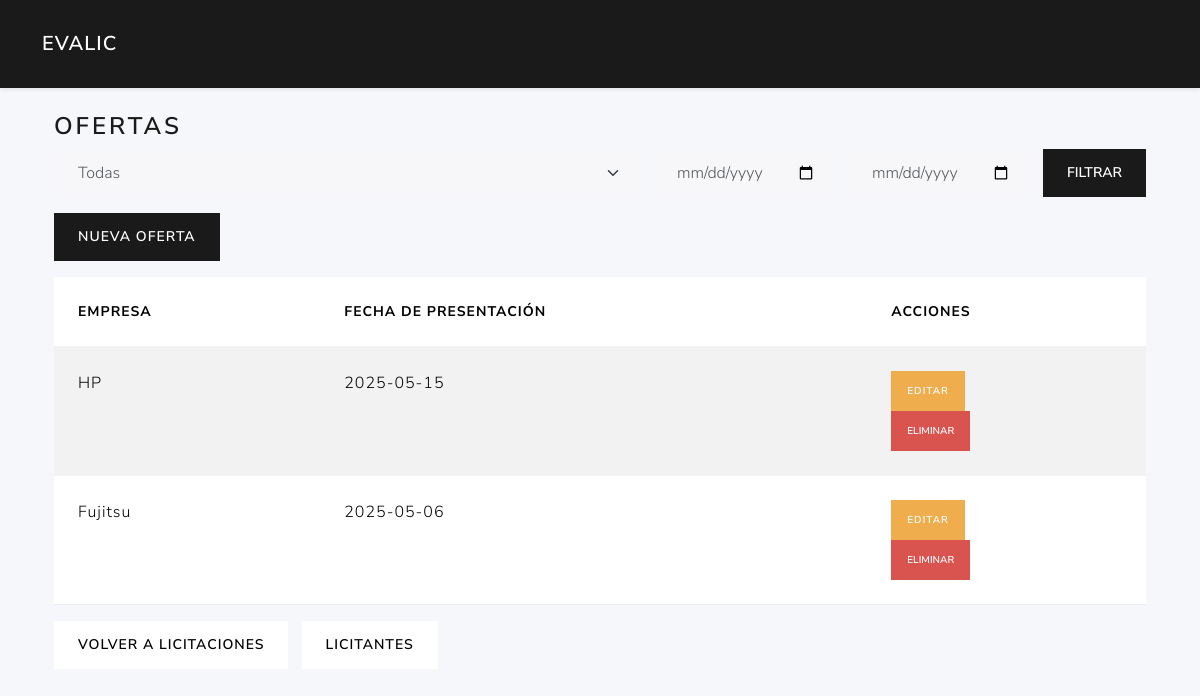
/ofertas/, run on an earlier commit of the app's database.
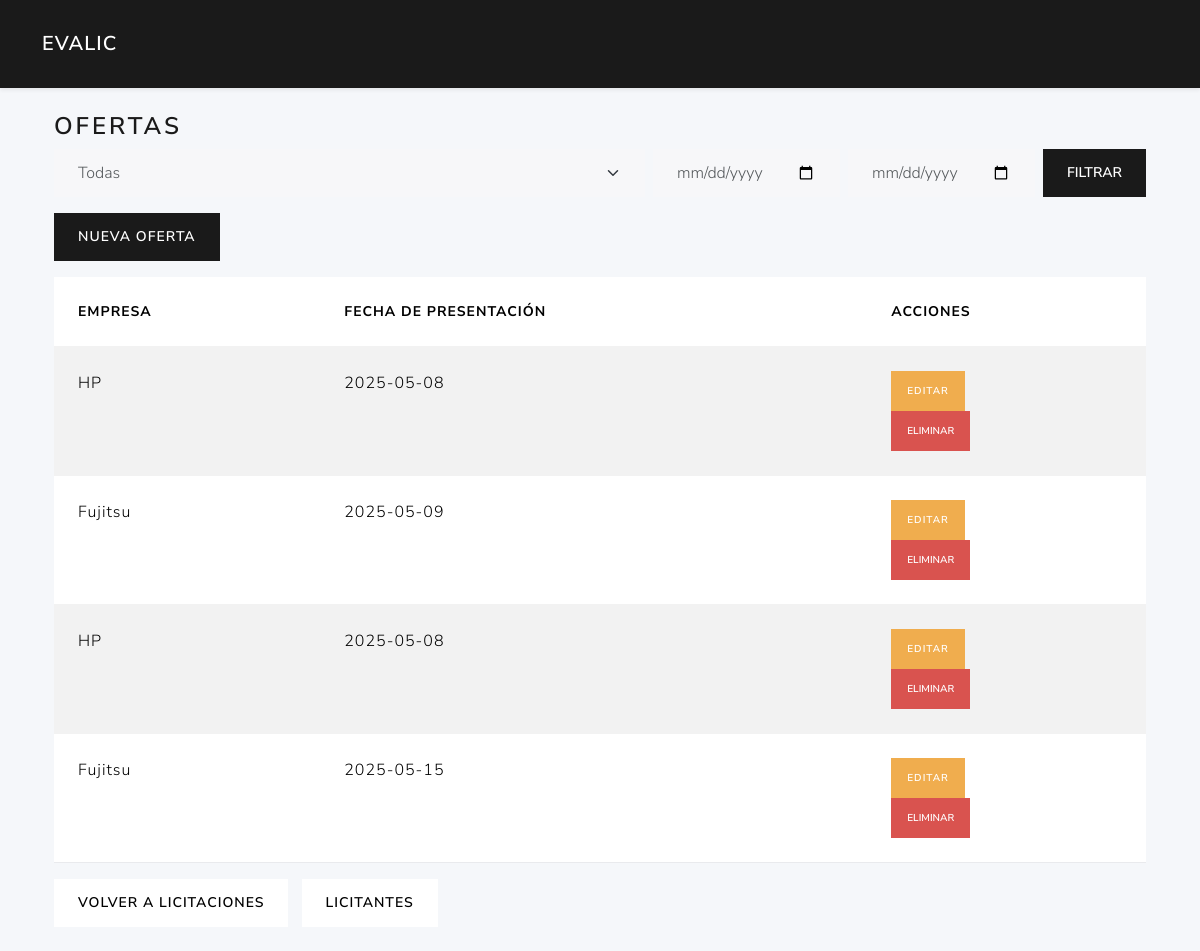
And on a later commit of the database.
### tables this page shows
CREATE TABLE ofertas (
        fechapresentacion TEXT NOT NULL,
        admitidasobre1 INTEGER,             
        licitacion_id INTEGER NOT NULL,
        licitante_id INTEGER NOT NULL,
        PRIMARY KEY (licitacion_id,licitante_id)                                       
        FOREIGN KEY (licitacion_id) REFERENCES licitaciones(id)
        FOREIGN KEY (licitante_id) REFERENCES licitantes(id)                                                           
    );

CREATE TABLE licitantes (
        id  INTEGER PRIMARY KEY AUTOINCREMENT,
        nombreempresa TEXT NOT NULL,
        cif text NOT NULL,
        direccion text,
        ciudad text,
        provincia text,
        telefono text,
        email text                                                                                                                            
    );

### routes/ofertas_routes.py (the view, shortened to what this page needs)
@ofertas_bp.route('/')
def index():
    licitacion_id = request.args.get('licitacion_id')
    all_ofertas = list_ofertas_logic(current_app, licitacion_id)
    ofertas     = all_ofertas
    filtro_empresa = request.args.get('filtro_empresa', '').strip()
    fecha_desde    = request.args.get('fecha_desde', '')
    fecha_hasta    = request.args.get('fecha_hasta', '')
    if filtro_empresa:
        ofertas = [
            o for o in ofertas
            if filtro_empresa.lower() in (o['nombreempresa'] or '').lower()
        ]
    empresas = sorted({o['nombreempresa'] for o in all_ofertas if o['nombreempresa']})
    return render_template(
        'ofertas/index.html',
        ofertas=ofertas,
        licitacion_id=licitacion_id,
        empresas=empresas,
        request=request
    )

### app.py (called while the page is built)
def create_app():
    app = Flask(__name__)
    app.permanent_session_lifetime = timedelta(hours=1)  # Sesión permanente por 1 hora
    app.config.from_object(Config)
    @app.context_processor
    def utility_processor():
        from flask import request, url_for
        def url_for_other_page(page):
            args = request.args.copy()
            args['page'] = page
            return url_for('licitaciones.index', **args)
        return dict(url_for_other_page=url_for_other_page)
    app.teardown_appcontext(close_connection)
    with app.app_context():
        init_db(app)
    app.register_blueprint(auth_bp)
    app.register_blueprint(user_bp)
    app.register_blueprint(licitaciones_bp)
    app.register_blueprint(ofertas_bp)
    app.register_blueprint(licitantes_bp)
    app.register_blueprint(evaluador_bp)
    app.register_blueprint(criterios_bp)
    return app

### models/dao.py (called while the page is built)
def close_connection(exception):
    db = getattr(g, '_database', None)
    if db is not None:
        db.close()

def get_db(app):
    if 'sqlite_db' not in g:
        g.sqlite_db = sqlite3.connect(
            app.config['DATABASE'],
            detect_types=sqlite3.PARSE_DECLTYPES
        )
        g.sqlite_db.row_factory = sqlite3.Row
    return g.sqlite_db

### models/ofertas_data.py (called while the page is built)
def list_ofertas(db, licitacion_id=None):
    query = """
        SELECT o.licitacion_id, o.licitante_id, o.fechapresentacion, o.admitidasobre1, l.nombreempresa
        FROM ofertas o
        JOIN licitantes l ON o.licitante_id = l.id
    """
    params = ()
    if licitacion_id:
        query += " WHERE o.licitacion_id=?"
        params = (licitacion_id,)
    query += " ORDER BY o.licitacion_id, o.licitante_id"
    cur = db.execute(query, params)
    return cur.fetchall()

### services/oferta_service.py (called while the page is built)
def list_ofertas_logic(app, licitacion_id=None):
    db = get_db(app)
    return list_ofertas(db, licitacion_id)

### templates/ofertas/index.html (shortened to what this page needs)
{% extends 'base.html' %}
{% block content %}
<div class="container">
  <h3>Ofertas{% if licitacion_id %} de Licitación {{ licitacion_id }}{% endif %}</h3>
  <form method="get" class="row g-2 mb-3 align-items-end">
    <div class="col">
      <select class="form-select" id="filtro_empresa" name="filtro_empresa">
        <option value="">Todas</option>
      </select>
    </div>
    <div class="col-auto">
      <input type="date"
             class="form-control"
             id="fecha_desde"
             name="fecha_desde"
             value="{{ request.args.get('fecha_desde','') }}">
    </div>
    <div class="col-auto">
      <input type="date"
             class="form-control"
             id="fecha_hasta"
             name="fecha_hasta"
             value="{{ request.args.get('fecha_hasta','') }}">
    </div>
    <div class="col-auto ms-auto">
      <button type="submit" class="btn btn-primary">Filtrar</button>
    </div>
  </form>
  <div class="mb-3">
    <a href="{{ url_for('ofertas.new', licitacion_id=licitacion_id, next=request.url) }}" class="btn btn-primary">Nueva Oferta</a>
  </div>
  <table class="table table-striped">
    <thead>
      <tr>
        <th>Empresa</th>
        <th>Fecha de presentación</th>
        <th>Acciones</th>
      </tr>
    </thead>
    <tbody>
      {% for o in ofertas %}
        <tr>
          <td>{{ o.nombreempresa }}</td>
          <td>{{ o.fechapresentacion }}</td>
          <td>
            <a href="{{ url_for('ofertas.edit', licitacion_id=licitacion_id, licitante_id=o.licitante_id, next=request.url) }}" class="btn btn-sm btn-warning">Editar</a>
            <form method="post">
              <button class="btn btn-sm btn-danger" onclick="return confirm('Eliminar oferta?');">Eliminar</button>
            </form>
          </td>
        </tr>
      {% endfor %}
    </tbody>
  </table>
  <a href="{{ url_for('licitaciones.edit_licitacion_route', lic_id=licitacion_id) }}" class="btn btn-secondary">Volver a Licitaciones</a>
  <a href="{{ url_for('licitantes.index', licitacion_id=licitacion_id) }}" class="btn btn-secondary ms-2">Licitantes</a>
</div>
{% endblock %}

### templates/base.html (shortened to what this page needs)
<!doctype html>
<html lang="es">
<head>
  <link href="https://cdn.jsdelivr.net/npm/bootswatch@5.3.0/dist/lux/bootstrap.min.css"
        rel="stylesheet">
</head>
<body>
  <nav class="navbar navbar-expand-lg navbar-dark bg-primary shadow-sm">
    <div class="container">
    {% if session.get('role_id') == 1 %}
      <a class="navbar-brand" href="{{ url_for('user.dashboard') }}">EvaLic</a>
    {% elif session.get('role_id') == 2 %}
      <a class="navbar-brand" href="{{ url_for('licitaciones.index') }}">EvaLic</a>
    {% elif session.get('role_id') == 3 %}
      <a class="navbar-brand" href="{{ url_for('evaluador.index') }}">EvaLic</a>
    {% else %}
      <a class="navbar-brand" href="{{ url_for('auth.login') }}">EvaLic</a>
    {% endif %}
    </div>
  </nav>
  <main class="container py-4">
    {% block content %}{% endblock %}
  </main>
</body>
</html>

### templates/base.html (style rules this page uses)
body { background:#f5f7fa; }
.navbar-brand { font-weight:600; }

What changed in the data, as far as the page shows it:
changed ofertas (number 1 of 4 on the later page): fechapresentacion "2025-05-15" → "2025-05-08"
changed ofertas (number 2 of 4 on the later page): fechapresentacion "2025-05-06" → "2025-05-09"
added ofertas: nombreempresa "HP", fechapresentacion "2025-05-08"
added ofertas: nombreempresa "Fujitsu", fechapresentacion "2025-05-15"
